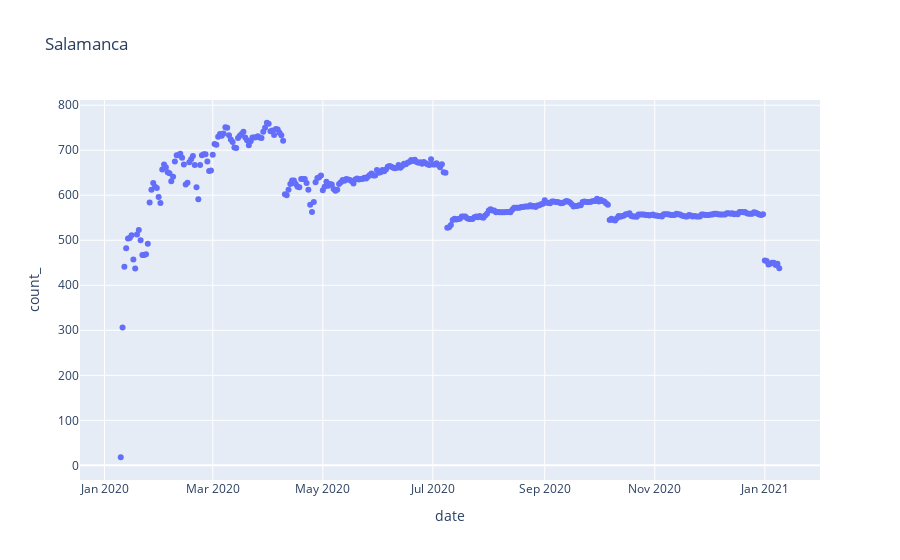
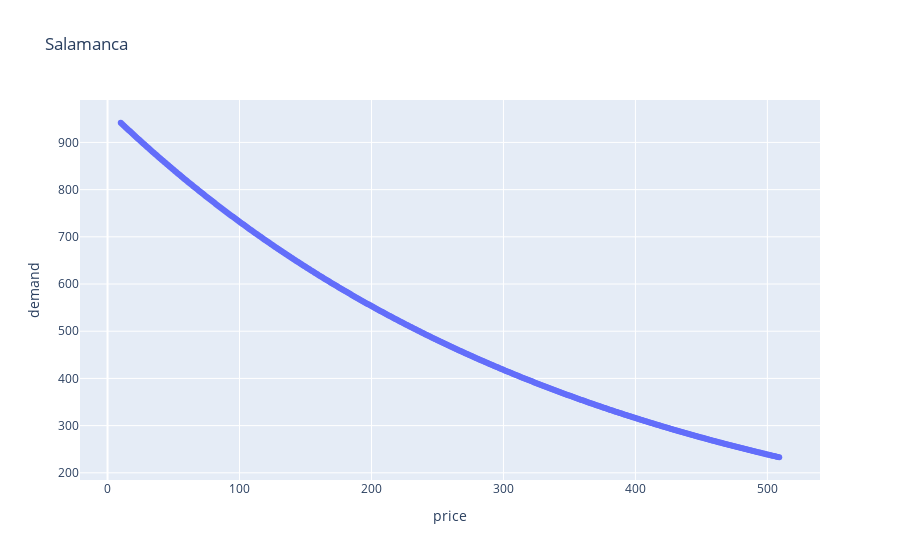
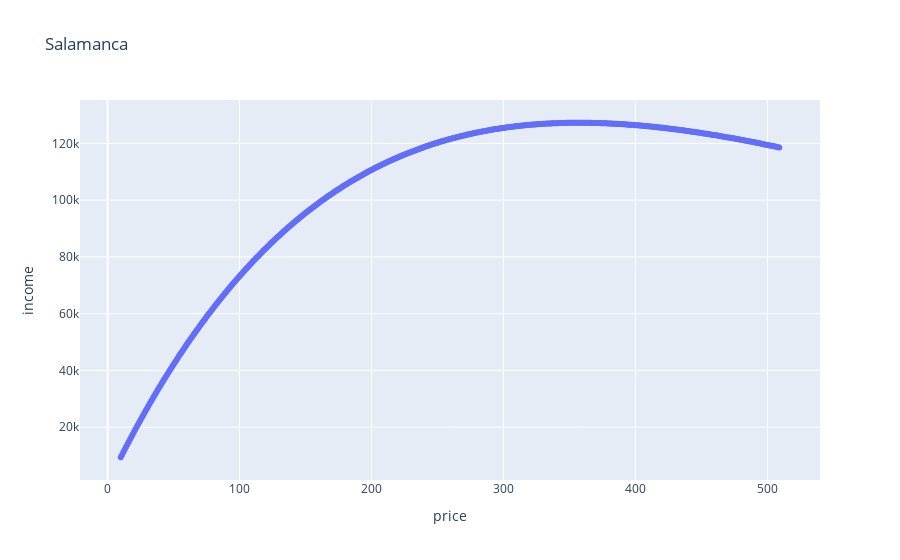

The code cell stored with these charts, in order, in its notebook:
### Markdown cell above
**Salamanca**

### Code cell
%%time

# Salamanca

data=extract_data(available='t', lower=24, upper=10000)

neighbourhood(data, 'Salamanca')

### Figure 1 — Plotly figure (JSON) as saved in the notebook; plotly's stock layout.template omitted (floating-point values rounded to 4 significant figures; data arrays with more than 128 entries replaced by an {"elided": "..."} marker saying what was removed)
{"data": [{"hovertemplate": "date=%{x}<br>count_=%{y}<extra></extra>", "legendgroup": "", "marker": {"color": "#636efa", "symbol": "circle"}, "mode": "markers", "name": "", "orientation": "v", "showlegend": false, "type": "scatter", "x": {"elided": "366 str values"}, "xaxis": "x", "y": {"elided": "366 int values"}, "yaxis": "y"}], "layout": {"legend": {"tracegroupgap": 0}, "title": {"text": "Salamanca"}, "xaxis": {"anchor": "y", "domain": [0, 1], "title": {"text": "date"}}, "yaxis": {"anchor": "x", "domain": [0, 1], "title": {"text": "count_"}}}}

### Figure 2 — Plotly figure (JSON) as saved in the notebook; plotly's stock layout.template omitted (floating-point values rounded to 4 significant figures; data arrays with more than 128 entries replaced by an {"elided": "..."} marker saying what was removed)
{"data": [{"hovertemplate": "price=%{x}<br>demand=%{y}<extra></extra>", "legendgroup": "", "marker": {"color": "#636efa", "symbol": "circle"}, "mode": "markers", "name": "", "orientation": "v", "showlegend": false, "type": "scatter", "x": {"elided": "500 float values"}, "xaxis": "x", "y": {"elided": "500 float values"}, "yaxis": "y"}], "layout": {"legend": {"tracegroupgap": 0}, "title": {"text": "Salamanca"}, "xaxis": {"anchor": "y", "domain": [0, 1], "title": {"text": "price"}}, "yaxis": {"anchor": "x", "domain": [0, 1], "title": {"text": "demand"}}}}

### Figure 3 — Plotly figure (JSON) as saved in the notebook; plotly's stock layout.template omitted (floating-point values rounded to 4 significant figures; data arrays with more than 128 entries replaced by an {"elided": "..."} marker saying what was removed)
{"data": [{"hovertemplate": "price=%{x}<br>income=%{y}<extra></extra>", "legendgroup": "", "marker": {"color": "#636efa", "symbol": "circle"}, "mode": "markers", "name": "", "orientation": "v", "showlegend": false, "type": "scatter", "x": {"elided": "500 float values"}, "xaxis": "x", "y": {"elided": "500 float values"}, "yaxis": "y"}], "layout": {"legend": {"tracegroupgap": 0}, "title": {"text": "Salamanca"}, "xaxis": {"anchor": "y", "domain": [0, 1], "title": {"text": "price"}}, "yaxis": {"anchor": "x", "domain": [0, 1], "title": {"text": "income"}}}}
